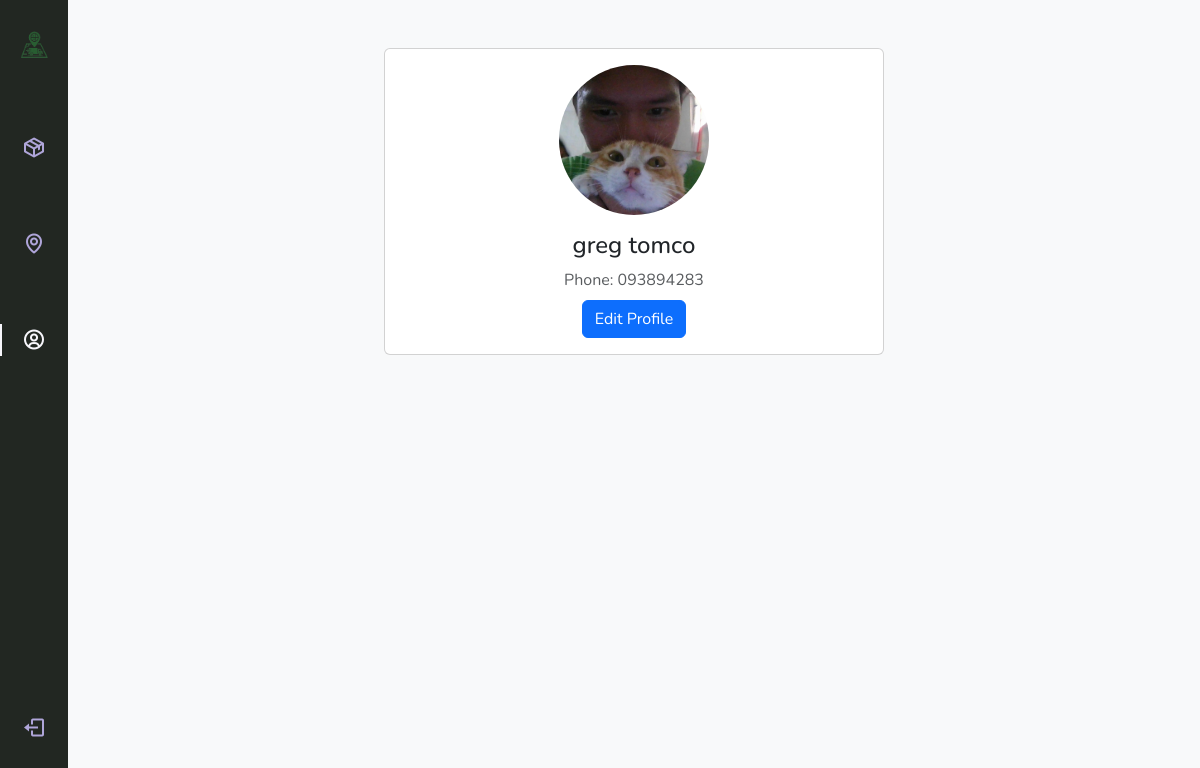
Page /driver_profile.php (signed in) on the committed database.
### tables this page shows
CREATE TABLE `driver` (
  `driver_id` int(11) NOT NULL,
  `user_id` int(11) NOT NULL,
  `first_name` varchar(100) DEFAULT NULL,
  `middle_name` varchar(100) DEFAULT NULL,
  `last_name` varchar(100) DEFAULT NULL,
  `phone` varchar(20) DEFAULT NULL,
  `driver_image` varchar(255) DEFAULT NULL
);

### driver_profile.php (the view, shortened to what this page needs)
<?php
include 'config.php';
$username = $_SESSION['user_name'];
$userQuery = $conn->prepare("SELECT user_id FROM user WHERE user_name = ?");
$userQuery->bind_param("s", $username);
$userQuery->execute();
$userResult = $userQuery->get_result();
$user = $userResult->fetch_assoc();
$user_id = $user['user_id'];
$driverQuery = $conn->prepare("SELECT * FROM driver WHERE user_id = ?");
$driverQuery->bind_param("i", $user_id);
$driverQuery->execute();
$driverResult = $driverQuery->get_result();
$driver = $driverResult->fetch_assoc();
?>
<!DOCTYPE html>
<html lang="en">
<head>
    <link href="https://cdn.jsdelivr.net/npm/bootstrap@5.3.3/dist/css/bootstrap.min.css" rel="stylesheet">
</head>
<body class="bg-light">
    <?php include 'navs/navdrivers.php'; ?>
<div class="container mt-5">
    <div class="card mx-auto" style="max-width: 500px;">
        <div class="card-body text-center">
            <img src="<?= htmlspecialchars($driver['driver_image']) ?>" alt="Driver Image"
                 class="rounded-circle mb-3" style="width: 150px; height: 150px; object-fit: cover;">
            <h4 class="card-title">
                <?= htmlspecialchars($driver['first_name'] . ' ' . $driver['middle_name'] . ' ' . $driver['last_name']) ?>
            </h4>
            <p class="text-muted mb-2">Phone: <?= htmlspecialchars($driver['phone']) ?></p>
            <a href="edit_driver_profile.php" class="btn btn-primary">Edit Profile</a>
        </div>
    </div>
</div>
</body>
</html>

### navs/navdrivers.php (style rules this page uses)
:root { --nav-width: 68px; --first-color-light: #AFA5D9; --white-color: #F7F6FB; --body-font: 'Nunito', sans-serif; --z-fixed: 100; }
body { padding-left: var(--nav-width); font-family: var(--body-font); transition: .5s; }

### rows in the picture
driver: driver_image (picture), first_name+middle_name+last_name "greg tomco", phone "093894283"
